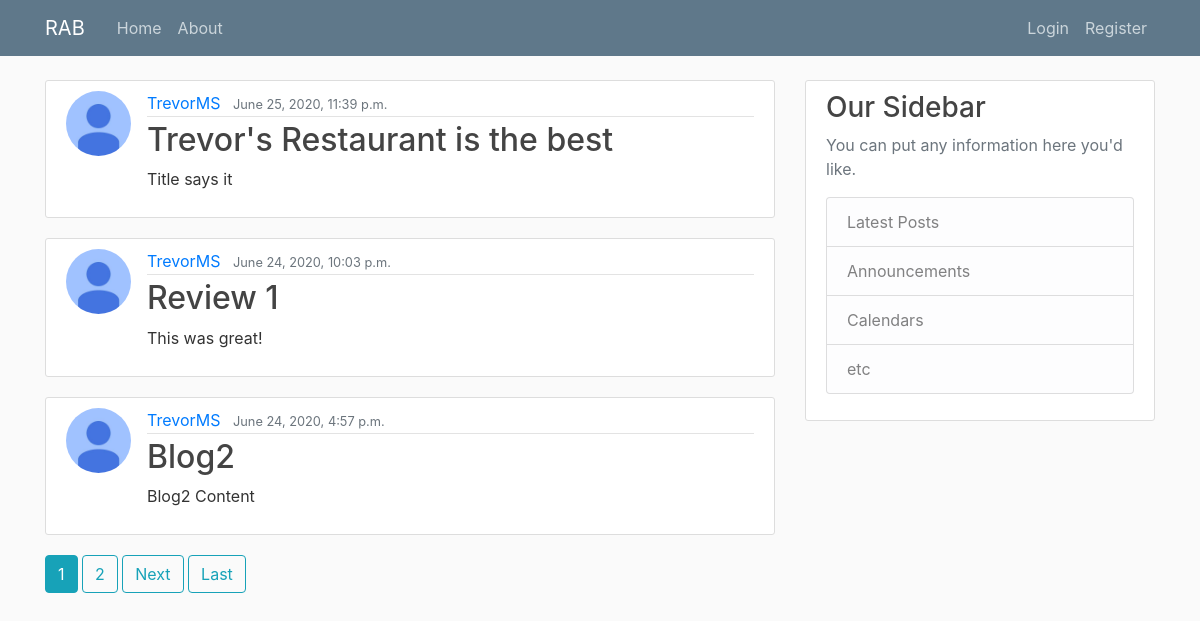
The page / on the database its author committed.
### blog/models.py (models this page shows, shortened)
class Post(models.Model):
	title = models.CharField(max_length = 100)
	content = models.TextField() #Unrestricted lines and lines of words
	date_posted = models.DateTimeField(default=timezone.now)
	author = models.ForeignKey(User, on_delete=models.CASCADE)  #one-to-many relationship one user can have many posts but not other way

### users/models.py (models this page shows, shortened)
class Profile(models.Model):
	user = models.OneToOneField(User, on_delete=models.CASCADE) #user associated with 1 Profile
	image = models.ImageField(default='default.jpg', upload_to='profile-pics') #profile-pics is directory pic will be uploaded to, default set

### blog/views.py (the view)
# urls.py: path('', PostListView.as_view(), name='blog-home'), #Empty path will be homepage, views.home is a function that will be called and
class PostListView(ListView):
	model = Post #Post is a class which has all the info for all our many Posts, which then get sent to the .html to actually display
	template_name = 'blog/home.html' # PostListView in url.py is looking for this: <app>/<model>_<viewtype>.html
	context_object_name = 'posts'
	ordering = ['-date_posted']
	paginate_by = 3 #number of posts per page

### blog/templates/blog/home.html (shortened to what this page needs)
{% extends "blog/base.html" %}
{% block content %}
	{% for post in posts %}
		<article class="media content-section">
		  <img class="rounded-circle article-img" src="{{ post.author.profile.image.url }} ">
		  <div class="media-body">
		    <div class="article-metadata">
		      <a class="mr-2" href="{% url 'user-posts' post.author.username %}">{{ post.author }}</a>
		      <small class="text-muted">{{ post.date_posted }}</small>
		    </div>
		    <h2><a class="article-title" href="{% url 'post-detail' post.id %}">{{ post.title }}</a></h2>
		    <p class="article-content">{{ post.content }}</p>
		  </div>
		</article>
	{% endfor %}
	{% if is_paginated %}
		{% for num in page_obj.paginator.page_range %}
			{% if page_obj.number == num %}
				<a class = "btn btn-info mb-4" href="?page={{ num }}">{{ num }}</a>
			{% elif num > page_obj.number|add:'-3' and num < page_obj.number|add:'3'%}
				<a class = "btn btn-outline-info mb-4" href="?page={{ num }}">{{ num }}</a>
			{% endif %}
		{% endfor %}
		{% if page_obj.has_next %}
			<a class = "btn btn-outline-info mb-4" href="?page={{ page_obj.next_page_number}}">Next</a>
			<a class = "btn btn-outline-info mb-4" href="?page={{ page_obj.paginator.num_pages }}">Last</a>
		{% endif %}
	{% endif %}
{% endblock content %}

### blog/templates/blog/base.html (shortened to what this page needs)
{% load static %}
<!DOCTYPE html>
<html>
<head>
    <link rel="stylesheet" href="https://maxcdn.bootstrapcdn.com/bootstrap/4.0.0/css/bootstrap.min.css">
    <link rel="stylesheet" type="text/css" href="{% static 'blog/main.css' %}">
</head>
<body>
	<header class="site-header">
	  <nav class="navbar navbar-expand-md navbar-dark bg-steel fixed-top">
	    <div class="container">
	      <a class="navbar-brand mr-4" href="{% url 'blog-home' %}">RAB</a>
	      <div class="collapse navbar-collapse" id="navbarToggle">
	        <div class="navbar-nav mr-auto">
	          <a class="nav-item nav-link" href="{% url 'blog-home' %}">Home</a>
	          <a class="nav-item nav-link" href="{% url 'blog-about' %}">About</a>
	        </div>
	        <div class="navbar-nav">
	        	{% if user.is_authenticated %}
	        		<a class="nav-item nav-link" href="{% url 'post-create' %}">New Review</a>
	        		<a class="nav-item nav-link" href="{% url 'menu-create' %}">New Menu</a>
	        		<a class="nav-item nav-link" href="{% url 'profile' %}">Profile</a>
 					<a class="nav-item nav-link" href="{% url 'logout' %}">Logout</a>
	        	{% else %}
		          <a class="nav-item nav-link" href="{% url 'login' %}">Login</a>
		          <a class="nav-item nav-link" href="{% url 'register' %}">Register</a>
	        	{% endif %}
	        </div>
	      </div>
	    </div>
	  </nav>
	</header>
	<main role="main" class="container">
	  <div class="row">
	    <div class="col-md-8">
	      	{% block content %}{% endblock %}
	    </div>
	    <div class="col-md-4">
	      <div class="content-section">
	        <h3>Our Sidebar</h3>
	        <p class='text-muted'>You can put any information here you'd like.
	          <ul class="list-group">
	            <li class="list-group-item list-group-item-light">Latest Posts</li>
	            <li class="list-group-item list-group-item-light">Announcements</li>
	            <li class="list-group-item list-group-item-light">Calendars</li>
	            <li class="list-group-item list-group-item-light">etc</li>
	          </ul>
	        </p>
	      </div>
	    </div>
	  </div>
	</main>
</body>
</html>

### blog/static/blog/main.css (style rules this page uses)
body { background: #fafafa; color: #333333; margin-top: 5rem; }
h1, h2, h3, h4, h5, h6 { color: #444444; }
ul { margin: 0; }
.bg-steel { background-color: #5f788a; }
.site-header .navbar-nav .nav-link { color: #cbd5db; }
.content-section { background: #ffffff; padding: 10px 20px; border: 1px solid #dddddd; border-radius: 3px; margin-bottom: 20px; }
.article-title { color: #444444; }
.article-content { white-space: pre-line; }
.article-img { height: 65px; width: 65px; margin-right: 16px; }
.article-metadata { padding-bottom: 1px; margin-bottom: 4px; border-bottom: 1px solid #e3e3e3 }

### rows shown on the page
Post: author.profile.image (placeholder picture), author "TrevorMS", date_posted "June 25, 2020, 11:39 p.m.", title "Trevor's Restaurant is the best", content "Title says it"
Post: author.profile.image (placeholder picture), author "TrevorMS", date_posted "June 24, 2020, 10:03 p.m.", title "Review 1", content "This was great!"
Post: author.profile.image (placeholder picture), author "TrevorMS", date_posted "June 24, 2020, 4:57 p.m.", title "Blog2", content "Blog2 Content"

### other values the page prints
{{ num }} "1"
{{ num }} "2"
